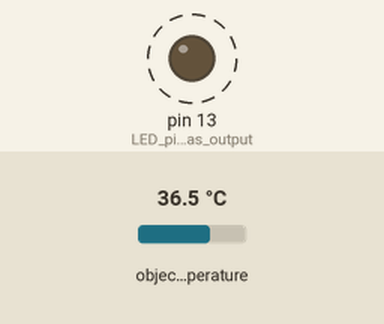
This sketch was run on a simulated Arduino Uno, built with avr-gcc and run on an emulated ATmega328P. Shown: output pins drawn as LEDs (lit = HIGH). Dashed ring = blinking. Inputs (shaded band) come from the test bench; at power-on: object temperature 36.5 °C. What the sketch prints to the serial monitor is not drawn.

Above: at 0.6 s.
Timing chart, 0 to 3.0 s (numbered marks = the images above):
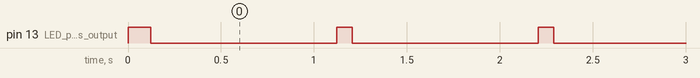

Measured:
- by itself, pin 13 (LED_pin_as_output): alternates HIGH for 0.08 s and LOW for 1.0 s

The sketch:

thermo_for_five.ino
```cpp
#include <Wire.h> // I2C library, required for MLX90614
#include <SparkFunMLX90614.h> // Click here to get the library: http://librarymanager/All#Qwiic_IR_Thermometer by SparkFun
#define MLX90614_ADDRESS_1 0x5A
#define MLX90614_ADDRESS_2 0x5B
#define MLX90614_ADDRESS_3 0x5C
#define MLX90614_ADDRESS_4 0x5D
#define MLX90614_ADDRESS_5 0x5E
IRTherm therm1; // Create the first IRTherm object for the first sensor
IRTherm therm2; // Create the second IRTherm object for the second sensor
IRTherm therm3; // Create the third IRTherm object for the third sensor
IRTherm therm4; // Create the fourth IRTherm object for the fourth sensor
IRTherm therm5; // Create the fifth IRTherm object for the fifth sensor
void setup()
{
  Serial.begin(9600); // Initialize Serial to log output
  Wire.begin(); // Join I2C bus
  if (!therm1.begin(MLX90614_ADDRESS_1)) // Initialize the first thermal IR sensor
  {
    Serial.println("Qwiic IR thermometer at Address 1 did not acknowledge! Freezing!");
    while (1);
  }
  if (!therm2.begin(MLX90614_ADDRESS_2)) // Initialize the second thermal IR sensor
  {
    Serial.println("Qwiic IR thermometer at Address 2 did not acknowledge! Freezing!");
    while (1);
  }
  if (!therm3.begin(MLX90614_ADDRESS_3)) // Initialize the third thermal IR sensor
  {
    Serial.println("Qwiic IR thermometer at Address 3 did not acknowledge! Freezing!");
    while (1);
  }
  if (!therm4.begin(MLX90614_ADDRESS_4)) // Initialize the fourth thermal IR sensor
  {
    Serial.println("Qwiic IR thermometer at Address 4 did not acknowledge! Freezing!");
    while (1);
  }
  if (!therm5.begin(MLX90614_ADDRESS_5)) // Initialize the fifth thermal IR sensor
  {
    Serial.println("Qwiic IR thermometer at Address 5 did not acknowledge! Freezing!");
    while (1);
  }
  Serial.println("Qwiic IR Thermometers acknowledged.");
  therm1.setUnit(TEMP_C); // Set the units of the first sensor to Celsius
  therm2.setUnit(TEMP_C); // Set the units of the second sensor to Celsius
  therm3.setUnit(TEMP_C); // Set the units of the third sensor to Celsius
  therm4.setUnit(TEMP_C); // Set the units of the fourth sensor to Celsius
  therm5.setUnit(TEMP_C); // Set the units of the fifth sensor to Celsius
  pinMode(LED_BUILTIN, OUTPUT); // LED pin as output
}
void loop()
{
  digitalWrite(LED_BUILTIN, HIGH);
  // Read temperature from the first sensor
  if (therm1.read()) // On success, read() will return true
  {
    Serial.print("Sensor 1 - Object: " + String(therm1.object(), 2));
    Serial.println("C");
  //  Serial.print("Sensor 1 - Ambient: " + String(therm1.ambient(), 2));
   // Serial.println("C");
    Serial.println();
  }
  // Read temperature from the second sensor
  if (therm2.read()) // On success, read() will return true
  {
    Serial.print("Sensor 2 - Object: " + String(therm2.object(), 2));
    Serial.println("C");
    //Serial.print("Sensor 2 - Ambient: " + String(therm2.ambient(), 2));
    //Serial.println("C");
    Serial.println();
  }
  // Read temperature from the third sensor
  if (therm3.read()) // On success, read() will return true
  {
    Serial.print("Sensor 3 - Object: " + String(therm3.object(), 2));
    Serial.println("C");
    //Serial.print("Sensor 3 - Ambient: " + String(therm3.ambient(), 2));
    //Serial.println("C");
    Serial.println();
  }
  // Read temperature from the fourth sensor
  if (therm4.read()) // On success, read() will return true
  {
    Serial.print("Sensor 4 - Object: " + String(therm4.object(), 2));
    Serial.println("C");
    //Serial.print("Sensor 4 - Ambient: " + String(therm4.ambient(), 2));
    //Serial.println("C");
    Serial.println();
  }
  // Read temperature from the fifth sensor
  if (therm5.read()) // On success, read() will return true
  {
    Serial.print("Sensor 5 - Object: " + String(therm5.object(), 2));
    Serial.println("C");
    //Serial.print("Sensor 5 - Ambient: " + String(therm5.ambient(), 2));
    //Serial.println("C");
    Serial.println();
  }
  digitalWrite(LED_BUILTIN, LOW);
  delay(1000);
}
```
